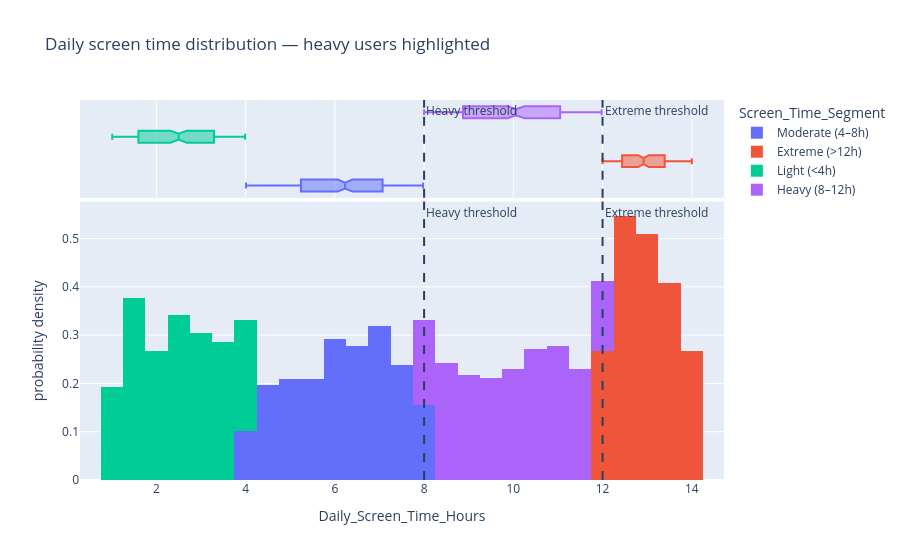

The code cell stored with this chart in its notebook:
### Code cell
title("Prototype 1 — Executive overview")
total = len(df)
heavy_users = df[df["Screen_Time_Segment"].isin(["Heavy (8–12h)", "Extreme (>12h)"])].shape[0]
heavy_rate = heavy_users / total * 100
kpis = pd.DataFrame({"KPI": ["Total Users", "Avg Screen Time", "Avg App Usage", "Avg Apps Used", "Heavy / Extreme Users"], "Value": [f"{total:,}", f"{df['Daily_Screen_Time_Hours'].mean():.2f}h", f"{df['Total_App_Usage_Hours'].mean():.2f}h", f"{df['Number_of_Apps_Used'].mean():.2f}", f"{heavy_rate:.1f}%"]})
display(kpis)
fig = px.histogram(df, x="Daily_Screen_Time_Hours", nbins=40, histnorm="probability density", color="Screen_Time_Segment", marginal="box", title="Daily screen time distribution — heavy users highlighted")
fig.add_vline(x=8, line_dash="dash", annotation_text="Heavy threshold")
fig.add_vline(x=12, line_dash="dash", annotation_text="Extreme threshold")
fig.show()

### Figure 1 — Plotly figure (JSON) as saved in the notebook; plotly's stock layout.template omitted (floating-point values rounded to 4 significant figures; data arrays with more than 128 entries replaced by an {"elided": "..."} marker saying what was removed)
{"data": [{"bingroup": "x", "histnorm": "probability density", "hovertemplate": "Screen_Time_Segment=Moderate (4–8h)<br>Daily_Screen_Time_Hours=%{x}<br>probability density=%{y}<extra></extra>", "legendgroup": "Moderate (4–8h)", "marker": {"color": "#636efa", "pattern": {"shape": ""}}, "name": "Moderate (4–8h)", "nbinsx": 40, "orientation": "v", "showlegend": true, "type": "histogram", "x": {"elided": "295 float values"}, "xaxis": "x", "yaxis": "y"}, {"hovertemplate": "Screen_Time_Segment=Moderate (4–8h)<br>Daily_Screen_Time_Hours=%{x}<extra></extra>", "legendgroup": "Moderate (4–8h)", "marker": {"color": "#636efa"}, "name": "Moderate (4–8h)", "notched": true, "showlegend": false, "type": "box", "x": {"elided": "295 float values"}, "xaxis": "x2", "yaxis": "y2"}, {"bingroup": "x", "histnorm": "probability density", "hovertemplate": "Screen_Time_Segment=Extreme (>12h)<br>Daily_Screen_Time_Hours=%{x}<br>probability density=%{y}<extra></extra>", "legendgroup": "Extreme (>12h)", "marker": {"color": "#EF553B", "pattern": {"shape": ""}}, "name": "Extreme (>12h)", "nbinsx": 40, "orientation": "v", "showlegend": true, "type": "histogram", "x": {"elided": "157 float values"}, "xaxis": "x", "yaxis": "y"}, {"hovertemplate": "Screen_Time_Segment=Extreme (>12h)<br>Daily_Screen_Time_Hours=%{x}<extra></extra>", "legendgroup": "Extreme (>12h)", "marker": {"color": "#EF553B"}, "name": "Extreme (>12h)", "notched": true, "showlegend": false, "type": "box", "x": {"elided": "157 float values"}, "xaxis": "x2", "yaxis": "y2"}, {"bingroup": "x", "histnorm": "probability density", "hovertemplate": "Screen_Time_Segment=Light (<4h)<br>Daily_Screen_Time_Hours=%{x}<br>probability density=%{y}<extra></extra>", "legendgroup": "Light (<4h)", "marker": {"color": "#00cc96", "pattern": {"shape": ""}}, "name": "Light (<4h)", "nbinsx": 40, "orientation": "v", "showlegend": true, "type": "histogram", "x": {"elided": "217 float values"}, "xaxis": "x", "yaxis": "y"}, {"hovertemplate": "Screen_Time_Segment=Light (<4h)<br>Daily_Screen_Time_Hours=%{x}<extra></extra>", "legendgroup": "Light (<4h)", "marker": {"color": "#00cc96"}, "name": "Light (<4h)", "notched": true, "showlegend": false, "type": "box", "x": {"elided": "217 float values"}, "xaxis": "x2", "yaxis": "y2"}, {"bingroup": "x", "histnorm": "probability density", "hovertemplate": "Screen_Time_Segment=Heavy (8–12h)<br>Daily_Screen_Time_Hours=%{x}<br>probability density=%{y}<extra></extra>", "legendgroup": "Heavy (8–12h)", "marker": {"color": "#ab63fa", "pattern": {"shape": ""}}, "name": "Heavy (8–12h)", "nbinsx": 40, "orientation": "v", "showlegend": true, "type": "histogram", "x": {"elided": "331 float values"}, "xaxis": "x", "yaxis": "y"}, {"hovertemplate": "Screen_Time_Segment=Heavy (8–12h)<br>Daily_Screen_Time_Hours=%{x}<extra></extra>", "legendgroup": "Heavy (8–12h)", "marker": {"color": "#ab63fa"}, "name": "Heavy (8–12h)", "notched": true, "showlegend": false, "type": "box", "x": {"elided": "331 float values"}, "xaxis": "x2", "yaxis": "y2"}], "layout": {"annotations": [{"showarrow": false, "text": "Heavy threshold", "x": 8, "xanchor": "left", "xref": "x", "y": 1, "yanchor": "top", "yref": "y domain"}, {"showarrow": false, "text": "Heavy threshold", "x": 8, "xanchor": "left", "xref": "x2", "y": 1, "yanchor": "top", "yref": "y2 domain"}, {"showarrow": false, "text": "Extreme threshold", "x": 12, "xanchor": "left", "xref": "x", "y": 1, "yanchor": "top", "yref": "y domain"}, {"showarrow": false, "text": "Extreme threshold", "x": 12, "xanchor": "left", "xref": "x2", "y": 1, "yanchor": "top", "yref": "y2 domain"}], "barmode": "relative", "legend": {"title": {"text": "Screen_Time_Segment"}, "tracegroupgap": 0}, "shapes": [{"line": {"dash": "dash"}, "type": "line", "x0": 8, "x1": 8, "xref": "x", "y0": 0, "y1": 1, "yref": "y domain"}, {"line": {"dash": "dash"}, "type": "line", "x0": 8, "x1": 8, "xref": "x2", "y0": 0, "y1": 1, "yref": "y2 domain"}, {"line": {"dash": "dash"}, "type": "line", "x0": 12, "x1": 12, "xref": "x", "y0": 0, "y1": 1, "yref": "y domain"}, {"line": {"dash": "dash"}, "type": "line", "x0": 12, "x1": 12, "xref": "x2", "y0": 0, "y1": 1, "yref": "y2 domain"}], "title": {"text": "Daily screen time distribution — heavy users highlighted"}, "xaxis": {"anchor": "y", "domain": [0, 1], "title": {"text": "Daily_Screen_Time_Hours"}}, "xaxis2": {"anchor": "y2", "domain": [0, 1], "matches": "x", "showgrid": true, "showticklabels": false}, "yaxis": {"anchor": "x", "domain": [0, 0.7326], "title": {"text": "probability density"}}, "yaxis2": {"anchor": "x2", "domain": [0.7426, 1], "matches": "y2", "showgrid": false, "showline": false, "showticklabels": false, "ticks": ""}}}
